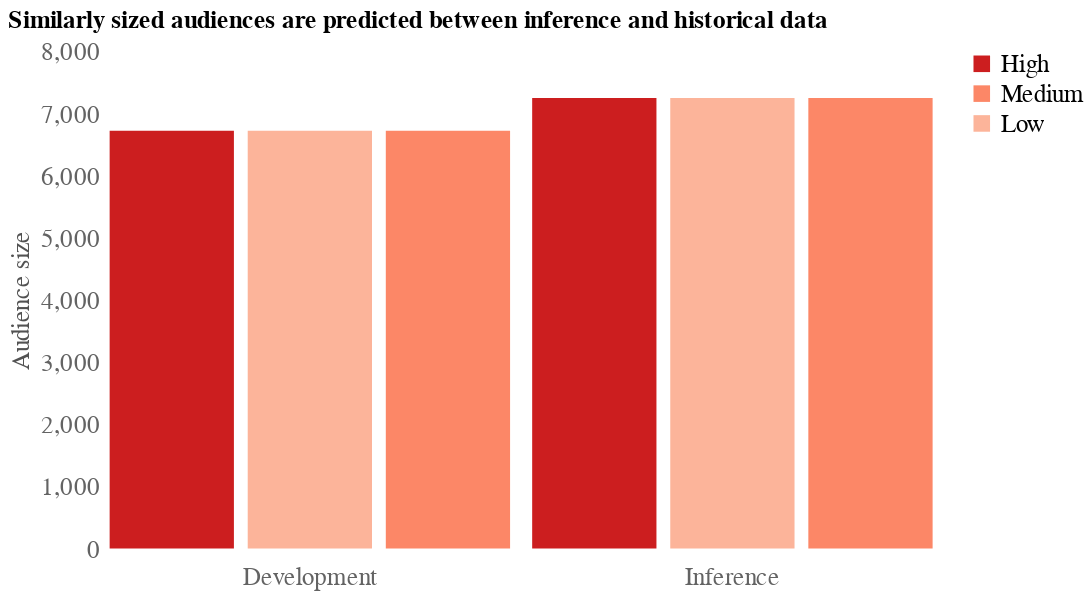
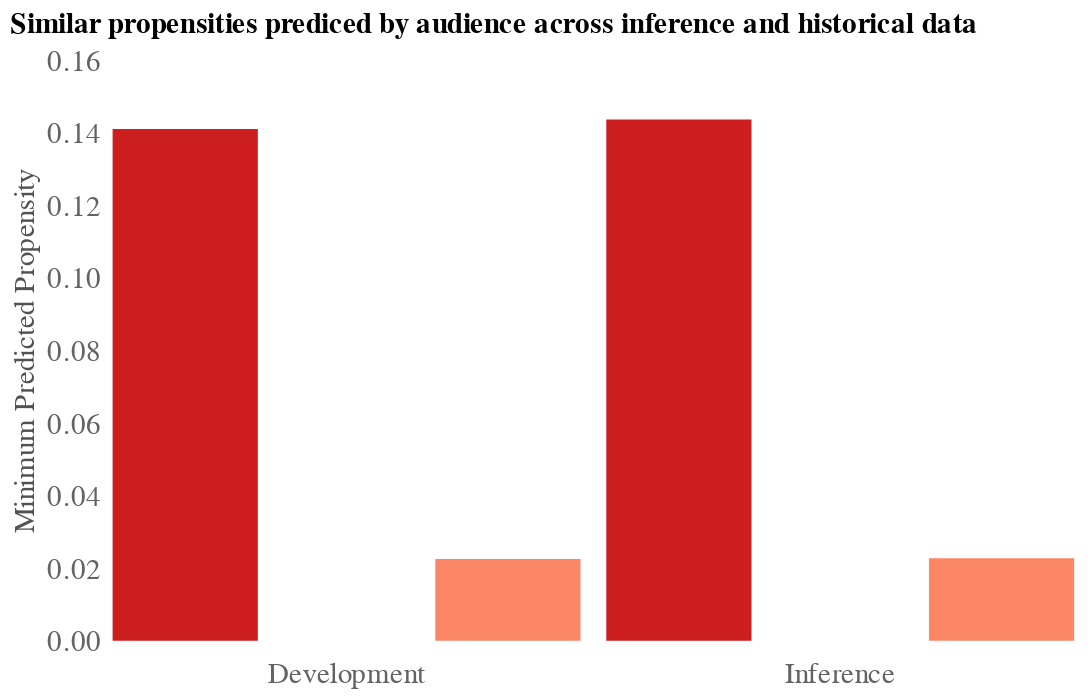
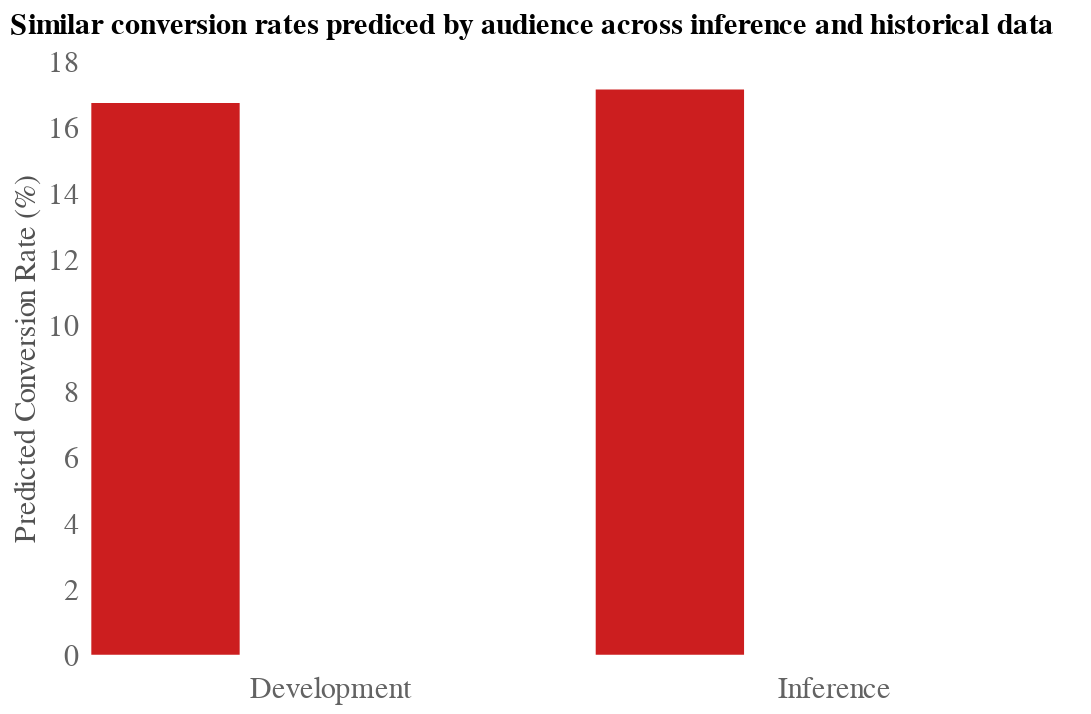
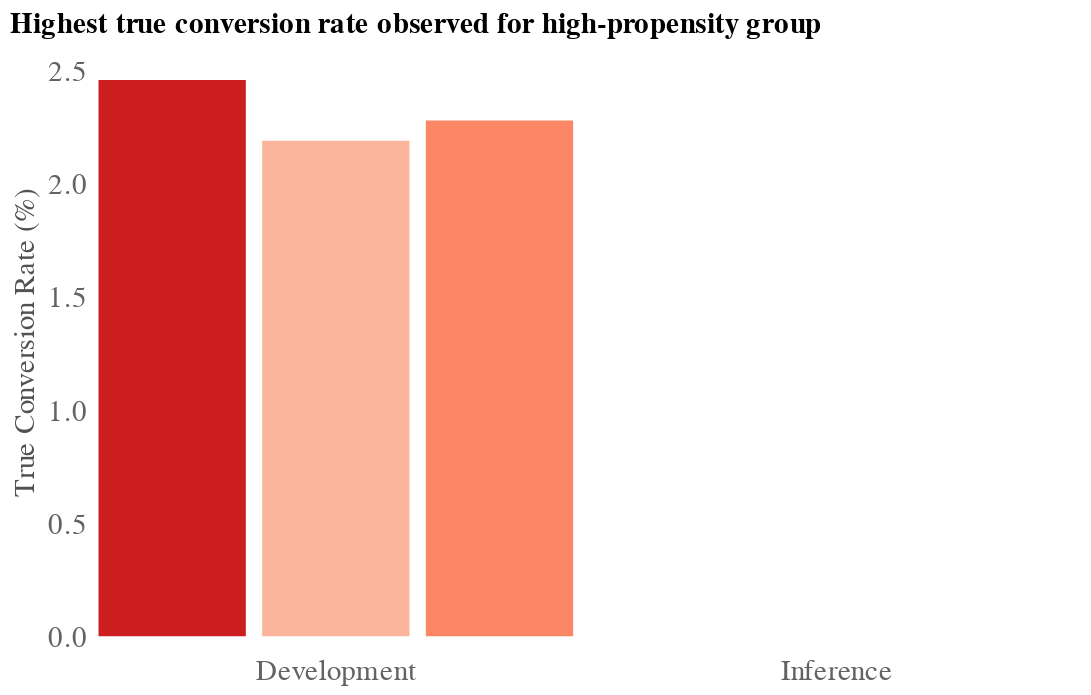

Notebook source saved alongside these figures, in order:
### Markdown cell above
Show plot comparing development and inference statistics for each audience group

### Code cell
for k, yvar in enumerate(["total_visitors", 'min_score', 'pred_conv_rate', 'true_conv_rate']):
    chart = dh.plot_repeated_column_grouped_bar_chart_untidy_data(
        df_conv_rates,
        xvar = 'maudience',
        yvar = yvar,
        color_by_col = 'maudience',
        col_var = 'data_type',
        column_order = ['Development', 'Inference'],
        title_dict={
            "total_visitors": {
                "y": "Audience size",
                "title": (
                    "Similarly sized audiences are predicted between inference "
                    "and historical data"
                ),
            },
            "min_score": {
                "y": "Minimum Predicted Propensity",
                "title": (
                    "Similar propensities prediced by audience "
                    "across inference and historical data"
                ),
            },
            "pred_conv_rate": {
                "y": "Predicted Conversion Rate (%)",
                "title": (
                    "Similar conversion rates prediced by audience "
                    "across inference and historical data"
                ),
            },
            "true_conv_rate": {
                "y": "True Conversion Rate (%)",
                "title": (
                    "Highest true conversion rate observed for "
                    "high-propensity group"
                ),
            },
        },
        tooltip = [
            alt.Tooltip('infer_month:N', title='Inference Month'),
            alt.Tooltip('audience_strategy:N', title='Audience Strategy'),
            alt.Tooltip('data_type:N', title='Type of Dataset'),
            alt.Tooltip('data_size:Q', title='Dataset Size', format=","),
            alt.Tooltip('maudience:N', title='Audience Group'),
            alt.Tooltip('total_visitors:Q', title='Audience Size', format=","),
            alt.Tooltip('pred_conv_rate:Q', title='Predicted Conv. Rate (%)', format=",.2f"),
            alt.Tooltip('true_conv_rate:Q', title='True Conv. Rate (%)', format=",.2f"),
        ],
        bar_order=["High", "Medium", "Low"],
        bar_colors=["#cc1e1f", "#fc8767", "#fcb49a"],
        column_header_fontsize = 15,
        axis_label_fontsize = 15,
        title_fontsize = 15,
        show_title = True,
        show_legend = True if k == 0 else False,
        fig_size = dict(width=250, height=300),
    )
    display(chart)

### Figure 1 — Vega-Lite specification as saved in the notebook (floating-point values rounded to 4 significant figures)
{"config": {"view": {"continuousWidth": 300, "continuousHeight": 300, "strokeOpacity": 0}, "axis": {"grid": false, "labelColor": "#636363", "labelFontSize": 15, "titleColor": "#525252", "titleFontSize": 15}, "legend": {"labelFontSize": 15}}, "data": {"name": "data-ba98b7963d99eff3052cba90d9b7d0fe"}, "mark": {"type": "bar"}, "encoding": {"color": {"field": "maudience", "legend": {"direction": "vertical"}, "scale": {"domain": ["High", "Medium", "Low"], "range": ["#cc1e1f", "#fc8767", "#fcb49a"]}, "title": null, "type": "nominal"}, "column": {"field": "data_type", "header": {"labelColor": "#636363", "labelFontSize": 15, "labelOrient": "bottom", "titleOrient": "bottom"}, "sort": ["Development", "Inference"], "spacing": 5, "title": null, "type": "nominal"}, "tooltip": [{"field": "infer_month", "title": "Inference Month", "type": "nominal"}, {"field": "audience_strategy", "title": "Audience Strategy", "type": "nominal"}, {"field": "data_type", "title": "Type of Dataset", "type": "nominal"}, {"field": "data_size", "format": ",", "title": "Dataset Size", "type": "quantitative"}, {"field": "maudience", "title": "Audience Group", "type": "nominal"}, {"field": "total_visitors", "format": ",", "title": "Audience Size", "type": "quantitative"}, {"field": "pred_conv_rate", "format": ",.2f", "title": "Predicted Conv. Rate (%)", "type": "quantitative"}, {"field": "true_conv_rate", "format": ",.2f", "title": "True Conv. Rate (%)", "type": "quantitative"}], "x": {"axis": {"domain": false, "labels": false, "ticks": false}, "field": "maudience", "title": null, "type": "nominal"}, "y": {"axis": {"domain": false, "ticks": false, "titleFontWeight": "normal"}, "field": "total_visitors", "title": "Audience size", "type": "quantitative"}}, "height": 300, "title": {"text": "Similarly sized audiences are predicted between inference and historical data", "anchor": "start", "fontSize": 15}, "width": 250, "$schema": "https://vega.github.io/schema/vega-lite/v5.8.0.json", "datasets": {"data-ba98b7963d99eff3052cba90d9b7d0fe": [{"audience_strategy": "Multi-Group", "infer_month": "March", "maudience": "High", "pred_conversions": 1243, "total_visitors": 7251, "min_score": 0.1436, "true_conversions": 0, "data_type": "Inference", "data_size": 21752, "true_conv_rate": 0.0, "overall_true_conv_rate": 0.0, "pred_conv_rate": 17.14, "overall_pred_conv_rate": 5.714}, {"audience_strategy": "Multi-Group", "infer_month": "March", "maudience": "Low", "pred_conversions": 0, "total_visitors": 7251, "min_score": 3.468e-14, "true_conversions": 0, "data_type": "Inference", "data_size": 21752, "true_conv_rate": 0.0, "overall_true_conv_rate": 0.0, "pred_conv_rate": 0.0, "overall_pred_conv_rate": 5.714}, {"audience_strategy": "Multi-Group", "infer_month": "March", "maudience": "Medium", "pred_conversions": 0, "total_visitors": 7250, "min_score": 0.02275, "true_conversions": 0, "data_type": "Inference", "data_size": 21752, "true_conv_rate": 0.0, "overall_true_conv_rate": 0.0, "pred_conv_rate": 0.0, "overall_pred_conv_rate": 5.714}, {"audience_strategy": "Multi-Group", "infer_month": null, "maudience": "Low", "pred_conversions": 0, "total_visitors": 6721, "min_score": 6.572e-13, "true_conversions": 147, "data_type": "Development", "data_size": 20164, "true_conv_rate": 2.187, "overall_true_conv_rate": 2.306, "pred_conv_rate": 0.0, "overall_pred_conv_rate": 5.579}, {"audience_strategy": "Multi-Group", "infer_month": null, "maudience": "Medium", "pred_conversions": 0, "total_visitors": 6721, "min_score": 0.02255, "true_conversions": 153, "data_type": "Development", "data_size": 20164, "true_conv_rate": 2.276, "overall_true_conv_rate": 2.306, "pred_conv_rate": 0.0, "overall_pred_conv_rate": 5.579}, {"audience_strategy": "Multi-Group", "infer_month": null, "maudience": "High", "pred_conversions": 1125, "total_visitors": 6722, "min_score": 0.141, "true_conversions": 165, "data_type": "Development", "data_size": 20164, "true_conv_rate": 2.455, "overall_true_conv_rate": 2.306, "pred_conv_rate": 16.74, "overall_pred_conv_rate": 5.579}]}}

### Figure 2 — Vega-Lite specification as saved in the notebook (floating-point values rounded to 4 significant figures)
{"config": {"view": {"continuousWidth": 300, "continuousHeight": 300, "strokeOpacity": 0}, "axis": {"grid": false, "labelColor": "#636363", "labelFontSize": 15, "titleColor": "#525252", "titleFontSize": 15}, "legend": {"labelFontSize": 15}}, "data": {"name": "data-ba98b7963d99eff3052cba90d9b7d0fe"}, "mark": {"type": "bar"}, "encoding": {"color": {"field": "maudience", "legend": null, "scale": {"domain": ["High", "Medium", "Low"], "range": ["#cc1e1f", "#fc8767", "#fcb49a"]}, "title": null, "type": "nominal"}, "column": {"field": "data_type", "header": {"labelColor": "#636363", "labelFontSize": 15, "labelOrient": "bottom", "titleOrient": "bottom"}, "sort": ["Development", "Inference"], "spacing": 5, "title": null, "type": "nominal"}, "tooltip": [{"field": "infer_month", "title": "Inference Month", "type": "nominal"}, {"field": "audience_strategy", "title": "Audience Strategy", "type": "nominal"}, {"field": "data_type", "title": "Type of Dataset", "type": "nominal"}, {"field": "data_size", "format": ",", "title": "Dataset Size", "type": "quantitative"}, {"field": "maudience", "title": "Audience Group", "type": "nominal"}, {"field": "total_visitors", "format": ",", "title": "Audience Size", "type": "quantitative"}, {"field": "pred_conv_rate", "format": ",.2f", "title": "Predicted Conv. Rate (%)", "type": "quantitative"}, {"field": "true_conv_rate", "format": ",.2f", "title": "True Conv. Rate (%)", "type": "quantitative"}], "x": {"axis": {"domain": false, "labels": false, "ticks": false}, "field": "maudience", "title": null, "type": "nominal"}, "y": {"axis": {"domain": false, "ticks": false, "titleFontWeight": "normal"}, "field": "min_score", "title": "Minimum Predicted Propensity", "type": "quantitative"}}, "height": 300, "title": {"text": "Similar propensities prediced by audience across inference and historical data", "anchor": "start", "fontSize": 15}, "width": 250, "$schema": "https://vega.github.io/schema/vega-lite/v5.8.0.json", "datasets": {"data-ba98b7963d99eff3052cba90d9b7d0fe": [{"audience_strategy": "Multi-Group", "infer_month": "March", "maudience": "High", "pred_conversions": 1243, "total_visitors": 7251, "min_score": 0.1436, "true_conversions": 0, "data_type": "Inference", "data_size": 21752, "true_conv_rate": 0.0, "overall_true_conv_rate": 0.0, "pred_conv_rate": 17.14, "overall_pred_conv_rate": 5.714}, {"audience_strategy": "Multi-Group", "infer_month": "March", "maudience": "Low", "pred_conversions": 0, "total_visitors": 7251, "min_score": 3.468e-14, "true_conversions": 0, "data_type": "Inference", "data_size": 21752, "true_conv_rate": 0.0, "overall_true_conv_rate": 0.0, "pred_conv_rate": 0.0, "overall_pred_conv_rate": 5.714}, {"audience_strategy": "Multi-Group", "infer_month": "March", "maudience": "Medium", "pred_conversions": 0, "total_visitors": 7250, "min_score": 0.02275, "true_conversions": 0, "data_type": "Inference", "data_size": 21752, "true_conv_rate": 0.0, "overall_true_conv_rate": 0.0, "pred_conv_rate": 0.0, "overall_pred_conv_rate": 5.714}, {"audience_strategy": "Multi-Group", "infer_month": null, "maudience": "Low", "pred_conversions": 0, "total_visitors": 6721, "min_score": 6.572e-13, "true_conversions": 147, "data_type": "Development", "data_size": 20164, "true_conv_rate": 2.187, "overall_true_conv_rate": 2.306, "pred_conv_rate": 0.0, "overall_pred_conv_rate": 5.579}, {"audience_strategy": "Multi-Group", "infer_month": null, "maudience": "Medium", "pred_conversions": 0, "total_visitors": 6721, "min_score": 0.02255, "true_conversions": 153, "data_type": "Development", "data_size": 20164, "true_conv_rate": 2.276, "overall_true_conv_rate": 2.306, "pred_conv_rate": 0.0, "overall_pred_conv_rate": 5.579}, {"audience_strategy": "Multi-Group", "infer_month": null, "maudience": "High", "pred_conversions": 1125, "total_visitors": 6722, "min_score": 0.141, "true_conversions": 165, "data_type": "Development", "data_size": 20164, "true_conv_rate": 2.455, "overall_true_conv_rate": 2.306, "pred_conv_rate": 16.74, "overall_pred_conv_rate": 5.579}]}}

### Figure 3 — Vega-Lite specification as saved in the notebook (floating-point values rounded to 4 significant figures)
{"config": {"view": {"continuousWidth": 300, "continuousHeight": 300, "strokeOpacity": 0}, "axis": {"grid": false, "labelColor": "#636363", "labelFontSize": 15, "titleColor": "#525252", "titleFontSize": 15}, "legend": {"labelFontSize": 15}}, "data": {"name": "data-ba98b7963d99eff3052cba90d9b7d0fe"}, "mark": {"type": "bar"}, "encoding": {"color": {"field": "maudience", "legend": null, "scale": {"domain": ["High", "Medium", "Low"], "range": ["#cc1e1f", "#fc8767", "#fcb49a"]}, "title": null, "type": "nominal"}, "column": {"field": "data_type", "header": {"labelColor": "#636363", "labelFontSize": 15, "labelOrient": "bottom", "titleOrient": "bottom"}, "sort": ["Development", "Inference"], "spacing": 5, "title": null, "type": "nominal"}, "tooltip": [{"field": "infer_month", "title": "Inference Month", "type": "nominal"}, {"field": "audience_strategy", "title": "Audience Strategy", "type": "nominal"}, {"field": "data_type", "title": "Type of Dataset", "type": "nominal"}, {"field": "data_size", "format": ",", "title": "Dataset Size", "type": "quantitative"}, {"field": "maudience", "title": "Audience Group", "type": "nominal"}, {"field": "total_visitors", "format": ",", "title": "Audience Size", "type": "quantitative"}, {"field": "pred_conv_rate", "format": ",.2f", "title": "Predicted Conv. Rate (%)", "type": "quantitative"}, {"field": "true_conv_rate", "format": ",.2f", "title": "True Conv. Rate (%)", "type": "quantitative"}], "x": {"axis": {"domain": false, "labels": false, "ticks": false}, "field": "maudience", "title": null, "type": "nominal"}, "y": {"axis": {"domain": false, "ticks": false, "titleFontWeight": "normal"}, "field": "pred_conv_rate", "title": "Predicted Conversion Rate (%)", "type": "quantitative"}}, "height": 300, "title": {"text": "Similar conversion rates prediced by audience across inference and historical data", "anchor": "start", "fontSize": 15}, "width": 250, "$schema": "https://vega.github.io/schema/vega-lite/v5.8.0.json", "datasets": {"data-ba98b7963d99eff3052cba90d9b7d0fe": [{"audience_strategy": "Multi-Group", "infer_month": "March", "maudience": "High", "pred_conversions": 1243, "total_visitors": 7251, "min_score": 0.1436, "true_conversions": 0, "data_type": "Inference", "data_size": 21752, "true_conv_rate": 0.0, "overall_true_conv_rate": 0.0, "pred_conv_rate": 17.14, "overall_pred_conv_rate": 5.714}, {"audience_strategy": "Multi-Group", "infer_month": "March", "maudience": "Low", "pred_conversions": 0, "total_visitors": 7251, "min_score": 3.468e-14, "true_conversions": 0, "data_type": "Inference", "data_size": 21752, "true_conv_rate": 0.0, "overall_true_conv_rate": 0.0, "pred_conv_rate": 0.0, "overall_pred_conv_rate": 5.714}, {"audience_strategy": "Multi-Group", "infer_month": "March", "maudience": "Medium", "pred_conversions": 0, "total_visitors": 7250, "min_score": 0.02275, "true_conversions": 0, "data_type": "Inference", "data_size": 21752, "true_conv_rate": 0.0, "overall_true_conv_rate": 0.0, "pred_conv_rate": 0.0, "overall_pred_conv_rate": 5.714}, {"audience_strategy": "Multi-Group", "infer_month": null, "maudience": "Low", "pred_conversions": 0, "total_visitors": 6721, "min_score": 6.572e-13, "true_conversions": 147, "data_type": "Development", "data_size": 20164, "true_conv_rate": 2.187, "overall_true_conv_rate": 2.306, "pred_conv_rate": 0.0, "overall_pred_conv_rate": 5.579}, {"audience_strategy": "Multi-Group", "infer_month": null, "maudience": "Medium", "pred_conversions": 0, "total_visitors": 6721, "min_score": 0.02255, "true_conversions": 153, "data_type": "Development", "data_size": 20164, "true_conv_rate": 2.276, "overall_true_conv_rate": 2.306, "pred_conv_rate": 0.0, "overall_pred_conv_rate": 5.579}, {"audience_strategy": "Multi-Group", "infer_month": null, "maudience": "High", "pred_conversions": 1125, "total_visitors": 6722, "min_score": 0.141, "true_conversions": 165, "data_type": "Development", "data_size": 20164, "true_conv_rate": 2.455, "overall_true_conv_rate": 2.306, "pred_conv_rate": 16.74, "overall_pred_conv_rate": 5.579}]}}

### Figure 4 — Vega-Lite specification as saved in the notebook (floating-point values rounded to 4 significant figures)
{"config": {"view": {"continuousWidth": 300, "continuousHeight": 300, "strokeOpacity": 0}, "axis": {"grid": false, "labelColor": "#636363", "labelFontSize": 15, "titleColor": "#525252", "titleFontSize": 15}, "legend": {"labelFontSize": 15}}, "data": {"name": "data-ba98b7963d99eff3052cba90d9b7d0fe"}, "mark": {"type": "bar"}, "encoding": {"color": {"field": "maudience", "legend": null, "scale": {"domain": ["High", "Medium", "Low"], "range": ["#cc1e1f", "#fc8767", "#fcb49a"]}, "title": null, "type": "nominal"}, "column": {"field": "data_type", "header": {"labelColor": "#636363", "labelFontSize": 15, "labelOrient": "bottom", "titleOrient": "bottom"}, "sort": ["Development", "Inference"], "spacing": 5, "title": null, "type": "nominal"}, "tooltip": [{"field": "infer_month", "title": "Inference Month", "type": "nominal"}, {"field": "audience_strategy", "title": "Audience Strategy", "type": "nominal"}, {"field": "data_type", "title": "Type of Dataset", "type": "nominal"}, {"field": "data_size", "format": ",", "title": "Dataset Size", "type": "quantitative"}, {"field": "maudience", "title": "Audience Group", "type": "nominal"}, {"field": "total_visitors", "format": ",", "title": "Audience Size", "type": "quantitative"}, {"field": "pred_conv_rate", "format": ",.2f", "title": "Predicted Conv. Rate (%)", "type": "quantitative"}, {"field": "true_conv_rate", "format": ",.2f", "title": "True Conv. Rate (%)", "type": "quantitative"}], "x": {"axis": {"domain": false, "labels": false, "ticks": false}, "field": "maudience", "title": null, "type": "nominal"}, "y": {"axis": {"domain": false, "ticks": false, "titleFontWeight": "normal"}, "field": "true_conv_rate", "title": "True Conversion Rate (%)", "type": "quantitative"}}, "height": 300, "title": {"text": "Highest true conversion rate observed for high-propensity group", "anchor": "start", "fontSize": 15}, "width": 250, "$schema": "https://vega.github.io/schema/vega-lite/v5.8.0.json", "datasets": {"data-ba98b7963d99eff3052cba90d9b7d0fe": [{"audience_strategy": "Multi-Group", "infer_month": "March", "maudience": "High", "pred_conversions": 1243, "total_visitors": 7251, "min_score": 0.1436, "true_conversions": 0, "data_type": "Inference", "data_size": 21752, "true_conv_rate": 0.0, "overall_true_conv_rate": 0.0, "pred_conv_rate": 17.14, "overall_pred_conv_rate": 5.714}, {"audience_strategy": "Multi-Group", "infer_month": "March", "maudience": "Low", "pred_conversions": 0, "total_visitors": 7251, "min_score": 3.468e-14, "true_conversions": 0, "data_type": "Inference", "data_size": 21752, "true_conv_rate": 0.0, "overall_true_conv_rate": 0.0, "pred_conv_rate": 0.0, "overall_pred_conv_rate": 5.714}, {"audience_strategy": "Multi-Group", "infer_month": "March", "maudience": "Medium", "pred_conversions": 0, "total_visitors": 7250, "min_score": 0.02275, "true_conversions": 0, "data_type": "Inference", "data_size": 21752, "true_conv_rate": 0.0, "overall_true_conv_rate": 0.0, "pred_conv_rate": 0.0, "overall_pred_conv_rate": 5.714}, {"audience_strategy": "Multi-Group", "infer_month": null, "maudience": "Low", "pred_conversions": 0, "total_visitors": 6721, "min_score": 6.572e-13, "true_conversions": 147, "data_type": "Development", "data_size": 20164, "true_conv_rate": 2.187, "overall_true_conv_rate": 2.306, "pred_conv_rate": 0.0, "overall_pred_conv_rate": 5.579}, {"audience_strategy": "Multi-Group", "infer_month": null, "maudience": "Medium", "pred_conversions": 0, "total_visitors": 6721, "min_score": 0.02255, "true_conversions": 153, "data_type": "Development", "data_size": 20164, "true_conv_rate": 2.276, "overall_true_conv_rate": 2.306, "pred_conv_rate": 0.0, "overall_pred_conv_rate": 5.579}, {"audience_strategy": "Multi-Group", "infer_month": null, "maudience": "High", "pred_conversions": 1125, "total_visitors": 6722, "min_score": 0.141, "true_conversions": 165, "data_type": "Development", "data_size": 20164, "true_conv_rate": 2.455, "overall_true_conv_rate": 2.306, "pred_conv_rate": 16.74, "overall_pred_conv_rate": 5.579}]}}
